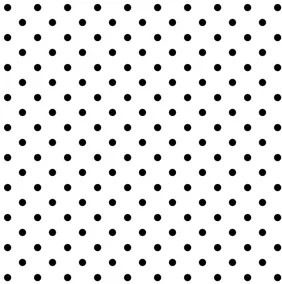
#> input picture Max Filter_F55121064/polkadot.jpg, 282 x 284 px
$ python max-filter_F55121064.py
#> lines starting #> are read from the running program, lines starting #| are printed output that depends on the picture
#F55121064
#Budi agung Fajariyanto
#B-TI

# Import package yag digunakan
import cv2
import numpy as np

# Membaca citra
img = cv2.imread('polkadot.jpg')
#> img is the input picture: shape (284, 282, 3); min 0, max 255, mean 231.2

# Mengkonversi ke grayscale
gray = cv2.cvtColor(img, cv2.COLOR_BGR2GRAY)

# Menerapkan max filter dengan kernel 3x3 sebanyak 3 kali
kernel = np.ones((3,3), np.uint8)
max1 = cv2.dilate(gray, kernel, iterations=1)
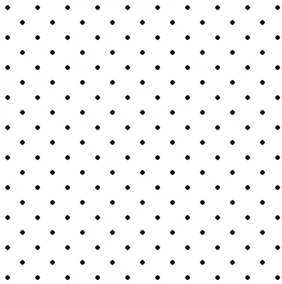
#> max1: shape (284, 282); min 3, max 255, mean 245.7
max2 = cv2.dilate(max1, kernel, iterations=1)
max3 = cv2.dilate(max2, kernel, iterations=1)

# Menampilkan citra asli dan hasil max filter sebanyak 3 kali
cv2.imshow('Citra Asli', gray)
cv2.imshow('(1) Max Filter', max1)
cv2.imshow('(2) Max Filter', max2)
cv2.imshow('(3) Max Filter', max3)

# Tunggu hingga tombol keyboard ditekan
cv2.waitKey(0)

# Tutup semua jendela
cv2.destroyAllWindows()

$ run again, with Max Filter_F55121064/Hasil Running Max Filter_F55121064.png saved as Max Filter_F55121064/polkadot.jpg
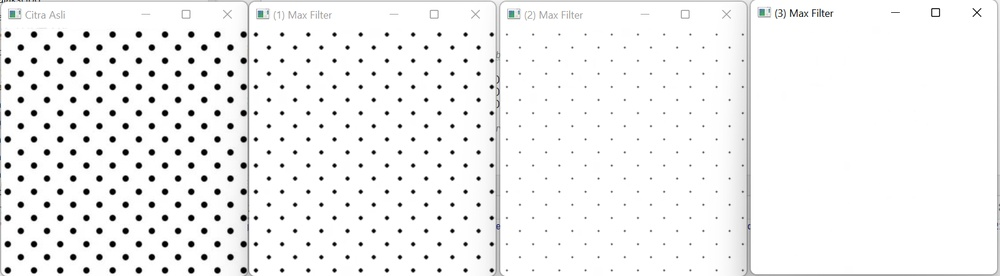
#> input picture Max Filter_F55121064/Hasil Running Max Filter_F55121064.png, 1000 x 276 px, shrunk from 1717 x 474 before the run
#> img is the input picture: shape (276, 1000, 3); mean B, G, R 244.3, 244.4, 244.3
#> `max1 = cv2.dilate(gray, kernel, iterations=1)`:
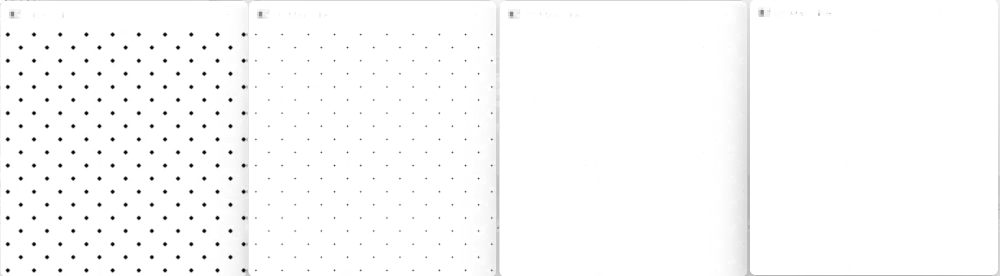
#> max1: shape (276, 1000); min 4, max 255, mean 251.7
#> `max2 = cv2.dilate(max1, kernel, iterations=1)`:
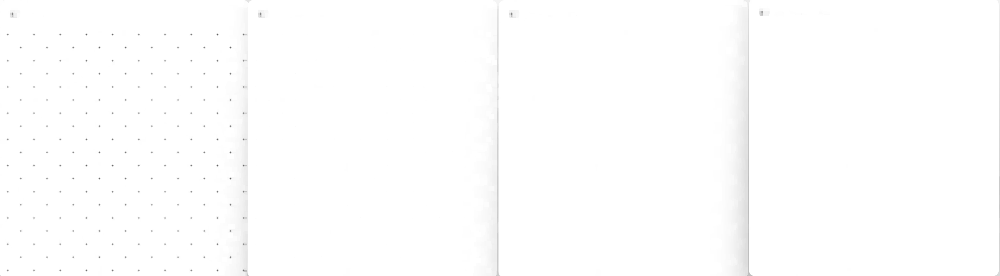
#> max2: shape (276, 1000); min 95, max 255, mean 254.1
